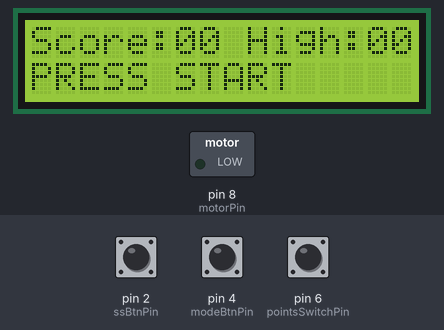
This sketch was run on a simulated Arduino Uno, built with avr-gcc and run on an emulated ATmega328P. Shown: 16×2 character LCD, switched loads named in the sketch (green lamp = pin HIGH). The test bench sets the inputs (shaded band); at power-on: pin 2 (ssBtnPin) HIGH, pin 4 (modeBtnPin) HIGH, pin 6 (pointsSwitchPin) HIGH. Random numbers use the default seed unless the sketch sets one.

Above: at 1.2 s.
1.3 s: pin 2 (ssBtnPin) pulled LOW for 0.15 s
At 2.4 s:
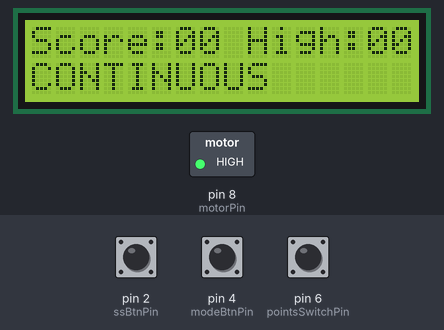
4.4 s: pin 4 (modeBtnPin) pulled LOW for 0.15 s
At 5.4 s:
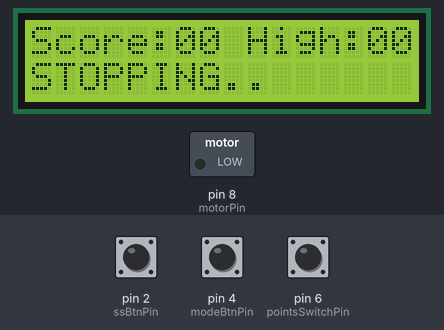
7.5 s: pin 2 (ssBtnPin) pulled LOW for 1 s
At 11.3 s:
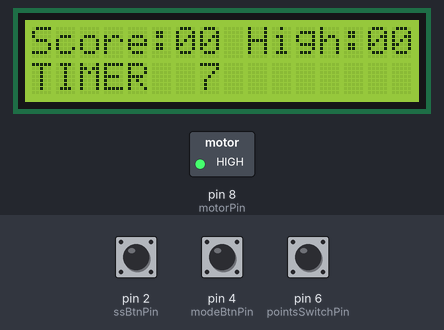
11.5 s: pin 4 (modeBtnPin) pulled LOW for 1 s
At 14.4 s:
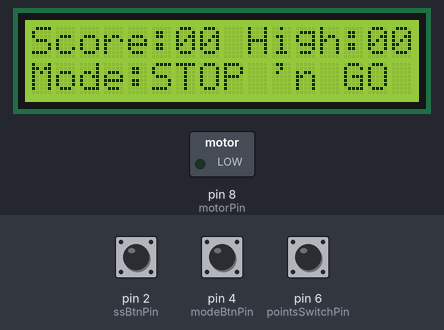
15.5 s: pin 4 (modeBtnPin) pulled LOW for 3.2 s
At 19.5 s:
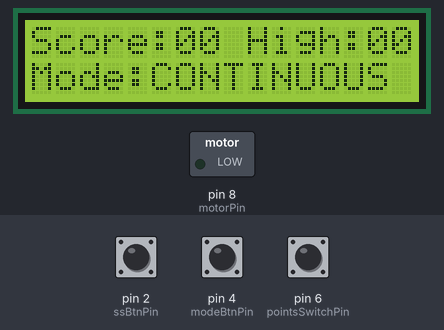
21.7 s: pin 4 (modeBtnPin) pulled LOW for 1 s
At 23.5 s:
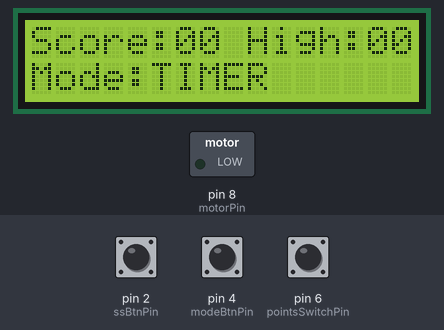
Timing chart, 0 to 25.0 s (numbered marks = the images above; inputs shaded):
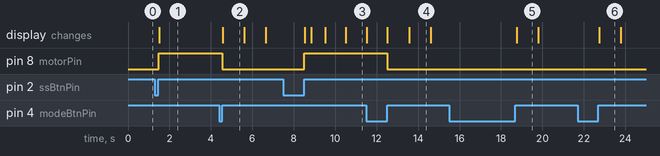

Measured:
- after the input at 1.3 s, pin 8 (motorPin): LOW → HIGH after 0.18 s; the display: changes after 0.21 s (image 1)
- after the input at 4.4 s, pin 8 (motorPin): HIGH → LOW after 0.15 s
- after the input at 7.5 s, pin 8 (motorPin): LOW → HIGH after 1.0 s
- after the input at 11.5 s, pin 8 (motorPin): HIGH → LOW after 1.0 s
- after the input at 15.5 s, the display: changes after 3.3 s (image 5)
- what the display in image 2 shows lasts 1.0 s, from 4.6 s to 5.6 s

The sketch:

gallery.ino
```cpp
#include <LiquidCrystal_I2C.h>

LiquidCrystal_I2C lcd(0x27, 16, 2); // lcd address 0x27, 16 char, 2 line display

// pins
int ssBtnPin = 2;
int modeBtnPin = 4;
int motorPin = 8;
int pointsSwitchPin = 6;

// score
unsigned int score = 0;
unsigned int highScore[3] = {0,0,0}; // [continuous, timer, stop-go]
String routineNames[3] = {"CONTINUOUS", "TIMER", "STOP 'n GO"};

// run gallery
int mode = 0; // routine/game mode. 0 = continuous, 1 = timer, 2 = stop-go
int motorMode = LOW; // run motor
unsigned long routineTime = 10000;
unsigned long routineTimeStart = 0;

int ssBtnPreviousState = HIGH;
int modeBtnPreviousState = HIGH;
int pointsSwitchPreviousState = HIGH;

void updateScore(int routine, bool resetScore = false);
void stopGallery(bool forceStop = false);

void setup() {
  lcd.init();
  lcd.backlight();

  pinMode(ssBtnPin, INPUT_PULLUP);
  pinMode(modeBtnPin, INPUT_PULLUP);

  pinMode(motorPin, OUTPUT);
  pinMode(pointsSwitchPin, INPUT_PULLUP);
}

void loop() {
  // mode button
  // TODO: convert to a method
  int buttonReading = digitalRead(modeBtnPin);

  // prime mode button
  if (buttonReading == LOW) {
    modeBtnPreviousState = LOW;
  }

  // activate mode button
  else if (buttonReading == HIGH && modeBtnPreviousState == LOW) {
    modeBtnPreviousState = HIGH;

    if (routineTimeStart > 0) {
      stopGallery(true);
    }

    // cycle through modes
    mode++;
    if (mode == 3) {
      mode = 0;
    }

    // refresh displayed scores
    updateScore(mode, true);
    displayStats(mode);

    // display mode
    displayMode(mode);
  }

  // run the game/gallery
  else {
    // scoring
    updateScore(mode);

    // display stats
    displayStats(mode);

    // routines
    runGallery(mode);
  }
}

void updateScore(int routine, bool resetScore) {
  int pointsSwitchReading = digitalRead(pointsSwitchPin);

  // TODO: adjust button read when actual sensor/switch/button is determined
  if (pointsSwitchReading == LOW) {
    pointsSwitchPreviousState = LOW;
  }
  else if (pointsSwitchReading == HIGH && pointsSwitchPreviousState == LOW) {
    pointsSwitchPreviousState = HIGH;

    // only update score while routine is running
    if (routineTimeStart > 0) {
      score++;
    }

    // update high score
    if (score > highScore[routine]) {
      highScore[routine] = score;
    }
  }

  if (resetScore) {
    score = 0;
  }
}

void displayMode(int routine) {
  lcd.setCursor(0,1);
  lcd.print("Mode:           ");
  lcd.setCursor(5,1);
  lcd.print(routineNames[mode]);
  delay(1000);
}

void displayStats(int routine) {
  // score
  lcd.setCursor(0,0); // col, row
  lcd.print("Score:          ");
  lcd.setCursor(6,0);
  // pad score (6 -> 06)
  if (score < 10) {
    lcd.print(0);
  }
  lcd.print(score);

  // high score
  lcd.setCursor(8,0);
  lcd.print(" High:");
  lcd.setCursor(14,0);
  // pad score (6 -> 06)
  if (highScore[routine] < 10) {
    lcd.print(0);
  }
  lcd.print(highScore[routine]);
}

void startGallery(int routine, unsigned long timeStart) {
  int ssBtnReading = digitalRead(ssBtnPin);

  // display "PRESS START"
  lcd.setCursor(0,1);
  lcd.print("PRESS START     ");

  // prime start button
  if (digitalRead(ssBtnPin) == LOW) {
    ssBtnPreviousState = LOW;
  }
  // activate start button
  else if (digitalRead(ssBtnPin) == HIGH && ssBtnPreviousState == LOW) {
    ssBtnPreviousState = HIGH;
    routineTimeStart = timeStart;

    updateScore(routine, true);

    digitalWrite(motorPin, HIGH);

    // display mode name
    lcd.setCursor(0,1);
    lcd.print(routineNames[routine]);
    lcd.print("                ");
  }
}

void stopGallery(bool forceStop) {
  int ssBtnReading = digitalRead(ssBtnPin);

  // prime stop button
  if (ssBtnReading == LOW) {
    ssBtnPreviousState = LOW;
  }

  // activate stop button
  else if ((ssBtnReading == HIGH && ssBtnPreviousState == LOW) || forceStop) {
    ssBtnPreviousState = HIGH;
    routineTimeStart = 0;

    digitalWrite(motorPin, LOW);

    // display "STOPPING"
    lcd.setCursor(0,1);
    lcd.print("STOPPING..      ");
    delay(1000);
  }
}

void runGallery(int routine) {
  switch (routine) {
    case 0: // continuous
      // stop
      if (routineTimeStart > 0) {
        stopGallery();
      }

      // start
      if (routineTimeStart == 0) {
        startGallery(routine, 1);
      }

      // run continuous
      else {
        digitalWrite(motorPin, HIGH);
      }

      break;

    case 1: // Beat the timer (play until timer runs out.)
      // stop
      if (routineTimeStart > 0) {
        stopGallery();
      }

      // start
      if (routineTimeStart == 0) {
        routineTime = 10000; // length of game
        startGallery(routine, millis());
      }

      // count down timer
      else if ((millis() - routineTimeStart) < routineTime) {
        // diplay time remaining
        lcd.setCursor(7,1);
        lcd.print((routineTime - (millis() - routineTimeStart)) / 1000);
      }

      // stop game / display end game screen / reset timer
      else if ((millis() - routineTimeStart) > routineTime) {
        routineTimeStart = 0;

        digitalWrite(motorPin, LOW);
      }

      break;

    case 2: // stop and go
      // stop
      if (routineTimeStart > 0) {
        stopGallery();
      }

      // start
      if (routineTimeStart == 0) {
        routineTime = 3000; // time between possible transitions
        startGallery(routine, millis());
      }

      // run routine
      else if ((millis() - routineTimeStart) > routineTime) {
        if (random(1,10) % 2 == 0) {
          motorMode = LOW;
          routineTime = 500;
        }
        else {
          motorMode = HIGH;
          routineTime = 1000;
        }

        routineTimeStart = millis();
        digitalWrite(motorPin, motorMode);
      }

      break;
  }
}
```
